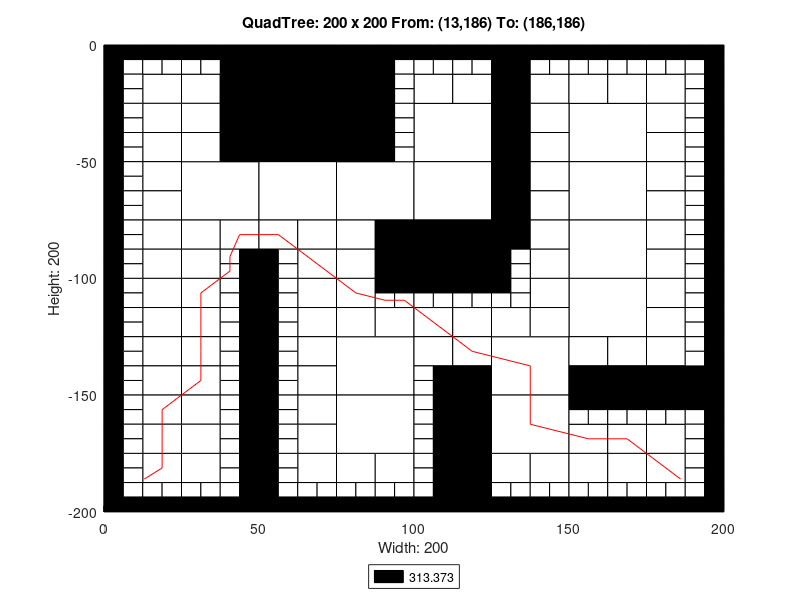

The MATLAB script that drew this image:
axis([0 200 -200 0]);
title('QuadTree: 200 x 200 From: (13,186) To: (186,186)');
xlabel('Width: 200');
ylabel('Height: 200');
rectangle('Position',[50 -25 25 25], 'FaceColor',[0 0 0]);
rectangle('Position',[50 -50 25 25], 'FaceColor',[0 0 0]);
rectangle('Position',[25 -75 25 25], 'FaceColor',[1 1 1]);
rectangle('Position',[50 -75 25 25], 'FaceColor',[1 1 1]);
rectangle('Position',[75 -75 25 25], 'FaceColor',[1 1 1]);
rectangle('Position',[100 -50 25 25], 'FaceColor',[1 1 1]);
rectangle('Position',[150 -50 25 25], 'FaceColor',[1 1 1]);
rectangle('Position',[100 -75 25 25], 'FaceColor',[1 1 1]);
rectangle('Position',[100 -100 25 25], 'FaceColor',[0 0 0]);
rectangle('Position',[150 -75 25 25], 'FaceColor',[1 1 1]);
rectangle('Position',[150 -100 25 25], 'FaceColor',[1 1 1]);
rectangle('Position',[75 -150 25 25], 'FaceColor',[1 1 1]);
rectangle('Position',[75 -175 25 25], 'FaceColor',[1 1 1]);
rectangle('Position',[125 -150 25 25], 'FaceColor',[1 1 1]);
rectangle('Position',[150 -125 25 25], 'FaceColor',[1 1 1]);
rectangle('Position',[125 -175 25 25], 'FaceColor',[1 1 1]);
rectangle('Position',[12.5 -25 12.5 12.5], 'FaceColor',[1 1 1]);
rectangle('Position',[37.5 -12.5 12.5 12.5], 'FaceColor',[0 0 0]);
rectangle('Position',[25 -25 12.5 12.5], 'FaceColor',[1 1 1]);
rectangle('Position',[37.5 -25 12.5 12.5], 'FaceColor',[0 0 0]);
rectangle('Position',[12.5 -37.5 12.5 12.5], 'FaceColor',[1 1 1]);
rectangle('Position',[12.5 -50 12.5 12.5], 'FaceColor',[1 1 1]);
rectangle('Position',[25 -37.5 12.5 12.5], 'FaceColor',[1 1 1]);
rectangle('Position',[37.5 -37.5 12.5 12.5], 'FaceColor',[0 0 0]);
rectangle('Position',[25 -50 12.5 12.5], 'FaceColor',[1 1 1]);
rectangle('Position',[37.5 -50 12.5 12.5], 'FaceColor',[0 0 0]);
rectangle('Position',[75 -12.5 12.5 12.5], 'FaceColor',[0 0 0]);
rectangle('Position',[75 -25 12.5 12.5], 'FaceColor',[0 0 0]);
rectangle('Position',[75 -37.5 12.5 12.5], 'FaceColor',[0 0 0]);
rectangle('Position',[75 -50 12.5 12.5], 'FaceColor',[0 0 0]);
rectangle('Position',[12.5 -62.5 12.5 12.5], 'FaceColor',[1 1 1]);
rectangle('Position',[12.5 -75 12.5 12.5], 'FaceColor',[1 1 1]);
rectangle('Position',[12.5 -87.5 12.5 12.5], 'FaceColor',[1 1 1]);
rectangle('Position',[12.5 -100 12.5 12.5], 'FaceColor',[1 1 1]);
rectangle('Position',[25 -87.5 12.5 12.5], 'FaceColor',[1 1 1]);
rectangle('Position',[37.5 -87.5 12.5 12.5], 'FaceColor',[1 1 1]);
rectangle('Position',[25 -100 12.5 12.5], 'FaceColor',[1 1 1]);
rectangle('Position',[50 -87.5 12.5 12.5], 'FaceColor',[1 1 1]);
rectangle('Position',[62.5 -87.5 12.5 12.5], 'FaceColor',[1 1 1]);
rectangle('Position',[62.5 -100 12.5 12.5], 'FaceColor',[1 1 1]);
rectangle('Position',[75 -87.5 12.5 12.5], 'FaceColor',[1 1 1]);
rectangle('Position',[87.5 -87.5 12.5 12.5], 'FaceColor',[0 0 0]);
rectangle('Position',[75 -100 12.5 12.5], 'FaceColor',[1 1 1]);
rectangle('Position',[87.5 -100 12.5 12.5], 'FaceColor',[0 0 0]);
rectangle('Position',[100 -25 12.5 12.5], 'FaceColor',[1 1 1]);
rectangle('Position',[112.5 -25 12.5 12.5], 'FaceColor',[1 1 1]);
rectangle('Position',[125 -12.5 12.5 12.5], 'FaceColor',[0 0 0]);
rectangle('Position',[125 -25 12.5 12.5], 'FaceColor',[0 0 0]);
rectangle('Position',[137.5 -25 12.5 12.5], 'FaceColor',[1 1 1]);
rectangle('Position',[125 -37.5 12.5 12.5], 'FaceColor',[0 0 0]);
rectangle('Position',[137.5 -37.5 12.5 12.5], 'FaceColor',[1 1 1]);
rectangle('Position',[125 -50 12.5 12.5], 'FaceColor',[0 0 0]);
rectangle('Position',[137.5 -50 12.5 12.5], 'FaceColor',[1 1 1]);
rectangle('Position',[150 -25 12.5 12.5], 'FaceColor',[1 1 1]);
rectangle('Position',[162.5 -25 12.5 12.5], 'FaceColor',[1 1 1]);
rectangle('Position',[175 -25 12.5 12.5], 'FaceColor',[1 1 1]);
rectangle('Position',[175 -37.5 12.5 12.5], 'FaceColor',[1 1 1]);
rectangle('Position',[175 -50 12.5 12.5], 'FaceColor',[1 1 1]);
rectangle('Position',[125 -62.5 12.5 12.5], 'FaceColor',[0 0 0]);
rectangle('Position',[137.5 -62.5 12.5 12.5], 'FaceColor',[1 1 1]);
rectangle('Position',[125 -75 12.5 12.5], 'FaceColor',[0 0 0]);
rectangle('Position',[137.5 -75 12.5 12.5], 'FaceColor',[1 1 1]);
rectangle('Position',[125 -87.5 12.5 12.5], 'FaceColor',[0 0 0]);
rectangle('Position',[137.5 -87.5 12.5 12.5], 'FaceColor',[1 1 1]);
rectangle('Position',[137.5 -100 12.5 12.5], 'FaceColor',[1 1 1]);
rectangle('Position',[175 -62.5 12.5 12.5], 'FaceColor',[1 1 1]);
rectangle('Position',[175 -75 12.5 12.5], 'FaceColor',[1 1 1]);
rectangle('Position',[175 -87.5 12.5 12.5], 'FaceColor',[1 1 1]);
rectangle('Position',[175 -100 12.5 12.5], 'FaceColor',[1 1 1]);
rectangle('Position',[12.5 -112.5 12.5 12.5], 'FaceColor',[1 1 1]);
rectangle('Position',[12.5 -125 12.5 12.5], 'FaceColor',[1 1 1]);
rectangle('Position',[25 -112.5 12.5 12.5], 'FaceColor',[1 1 1]);
rectangle('Position',[25 -125 12.5 12.5], 'FaceColor',[1 1 1]);
rectangle('Position',[12.5 -137.5 12.5 12.5], 'FaceColor',[1 1 1]);
rectangle('Position',[12.5 -150 12.5 12.5], 'FaceColor',[1 1 1]);
rectangle('Position',[25 -137.5 12.5 12.5], 'FaceColor',[1 1 1]);
rectangle('Position',[25 -150 12.5 12.5], 'FaceColor',[1 1 1]);
rectangle('Position',[62.5 -112.5 12.5 12.5], 'FaceColor',[1 1 1]);
rectangle('Position',[62.5 -125 12.5 12.5], 'FaceColor',[1 1 1]);
rectangle('Position',[75 -112.5 12.5 12.5], 'FaceColor',[1 1 1]);
rectangle('Position',[75 -125 12.5 12.5], 'FaceColor',[1 1 1]);
rectangle('Position',[87.5 -125 12.5 12.5], 'FaceColor',[1 1 1]);
rectangle('Position',[62.5 -137.5 12.5 12.5], 'FaceColor',[1 1 1]);
rectangle('Position',[62.5 -150 12.5 12.5], 'FaceColor',[1 1 1]);
rectangle('Position',[12.5 -162.5 12.5 12.5], 'FaceColor',[1 1 1]);
rectangle('Position',[12.5 -175 12.5 12.5], 'FaceColor',[1 1 1]);
rectangle('Position',[25 -162.5 12.5 12.5], 'FaceColor',[1 1 1]);
rectangle('Position',[25 -175 12.5 12.5], 'FaceColor',[1 1 1]);
rectangle('Position',[12.5 -187.5 12.5 12.5], 'FaceColor',[1 1 1]);
rectangle('Position',[25 -187.5 12.5 12.5], 'FaceColor',[1 1 1]);
rectangle('Position',[62.5 -162.5 12.5 12.5], 'FaceColor',[1 1 1]);
rectangle('Position',[62.5 -175 12.5 12.5], 'FaceColor',[1 1 1]);
rectangle('Position',[62.5 -187.5 12.5 12.5], 'FaceColor',[1 1 1]);
rectangle('Position',[75 -187.5 12.5 12.5], 'FaceColor',[1 1 1]);
rectangle('Position',[87.5 -187.5 12.5 12.5], 'FaceColor',[1 1 1]);
rectangle('Position',[100 -125 12.5 12.5], 'FaceColor',[1 1 1]);
rectangle('Position',[112.5 -125 12.5 12.5], 'FaceColor',[1 1 1]);
rectangle('Position',[137.5 -112.5 12.5 12.5], 'FaceColor',[1 1 1]);
rectangle('Position',[125 -125 12.5 12.5], 'FaceColor',[1 1 1]);
rectangle('Position',[137.5 -125 12.5 12.5], 'FaceColor',[1 1 1]);
rectangle('Position',[100 -137.5 12.5 12.5], 'FaceColor',[1 1 1]);
rectangle('Position',[112.5 -137.5 12.5 12.5], 'FaceColor',[1 1 1]);
rectangle('Position',[112.5 -150 12.5 12.5], 'FaceColor',[0 0 0]);
rectangle('Position',[175 -112.5 12.5 12.5], 'FaceColor',[1 1 1]);
rectangle('Position',[175 -125 12.5 12.5], 'FaceColor',[1 1 1]);
rectangle('Position',[150 -137.5 12.5 12.5], 'FaceColor',[1 1 1]);
rectangle('Position',[162.5 -137.5 12.5 12.5], 'FaceColor',[1 1 1]);
rectangle('Position',[150 -150 12.5 12.5], 'FaceColor',[0 0 0]);
rectangle('Position',[162.5 -150 12.5 12.5], 'FaceColor',[0 0 0]);
rectangle('Position',[175 -137.5 12.5 12.5], 'FaceColor',[1 1 1]);
rectangle('Position',[175 -150 12.5 12.5], 'FaceColor',[0 0 0]);
rectangle('Position',[187.5 -150 12.5 12.5], 'FaceColor',[0 0 0]);
rectangle('Position',[112.5 -162.5 12.5 12.5], 'FaceColor',[0 0 0]);
rectangle('Position',[112.5 -175 12.5 12.5], 'FaceColor',[0 0 0]);
rectangle('Position',[112.5 -187.5 12.5 12.5], 'FaceColor',[0 0 0]);
rectangle('Position',[112.5 -200 12.5 12.5], 'FaceColor',[0 0 0]);
rectangle('Position',[125 -187.5 12.5 12.5], 'FaceColor',[1 1 1]);
rectangle('Position',[137.5 -187.5 12.5 12.5], 'FaceColor',[1 1 1]);
rectangle('Position',[150 -175 12.5 12.5], 'FaceColor',[1 1 1]);
rectangle('Position',[162.5 -175 12.5 12.5], 'FaceColor',[1 1 1]);
rectangle('Position',[175 -175 12.5 12.5], 'FaceColor',[1 1 1]);
rectangle('Position',[150 -187.5 12.5 12.5], 'FaceColor',[1 1 1]);
rectangle('Position',[162.5 -187.5 12.5 12.5], 'FaceColor',[1 1 1]);
rectangle('Position',[175 -187.5 12.5 12.5], 'FaceColor',[1 1 1]);
rectangle('Position',[0 -6.25 6.25 6.25], 'FaceColor',[0 0 0]);
rectangle('Position',[6.25 -6.25 6.25 6.25], 'FaceColor',[0 0 0]);
rectangle('Position',[0 -12.5 6.25 6.25], 'FaceColor',[0 0 0]);
rectangle('Position',[6.25 -12.5 6.25 6.25], 'FaceColor',[1 1 1]);
rectangle('Position',[12.5 -6.25 6.25 6.25], 'FaceColor',[0 0 0]);
rectangle('Position',[18.75 -6.25 6.25 6.25], 'FaceColor',[0 0 0]);
rectangle('Position',[12.5 -12.5 6.25 6.25], 'FaceColor',[1 1 1]);
rectangle('Position',[18.75 -12.5 6.25 6.25], 'FaceColor',[1 1 1]);
rectangle('Position',[0 -18.75 6.25 6.25], 'FaceColor',[0 0 0]);
rectangle('Position',[6.25 -18.75 6.25 6.25], 'FaceColor',[1 1 1]);
rectangle('Position',[0 -25 6.25 6.25], 'FaceColor',[0 0 0]);
rectangle('Position',[6.25 -25 6.25 6.25], 'FaceColor',[1 1 1]);
rectangle('Position',[25 -6.25 6.25 6.25], 'FaceColor',[0 0 0]);
rectangle('Position',[31.25 -6.25 6.25 6.25], 'FaceColor',[0 0 0]);
rectangle('Position',[25 -12.5 6.25 6.25], 'FaceColor',[1 1 1]);
rectangle('Position',[31.25 -12.5 6.25 6.25], 'FaceColor',[1 1 1]);
rectangle('Position',[0 -31.25 6.25 6.25], 'FaceColor',[0 0 0]);
rectangle('Position',[6.25 -31.25 6.25 6.25], 'FaceColor',[1 1 1]);
rectangle('Position',[0 -37.5 6.25 6.25], 'FaceColor',[0 0 0]);
rectangle('Position',[6.25 -37.5 6.25 6.25], 'FaceColor',[1 1 1]);
rectangle('Position',[0 -43.75 6.25 6.25], 'FaceColor',[0 0 0]);
rectangle('Position',[6.25 -43.75 6.25 6.25], 'FaceColor',[1 1 1]);
rectangle('Position',[0 -50 6.25 6.25], 'FaceColor',[0 0 0]);
rectangle('Position',[6.25 -50 6.25 6.25], 'FaceColor',[1 1 1]);
rectangle('Position',[87.5 -6.25 6.25 6.25], 'FaceColor',[0 0 0]);
rectangle('Position',[93.75 -6.25 6.25 6.25], 'FaceColor',[0 0 0]);
rectangle('Position',[87.5 -12.5 6.25 6.25], 'FaceColor',[0 0 0]);
rectangle('Position',[93.75 -12.5 6.25 6.25], 'FaceColor',[1 1 1]);
rectangle('Position',[87.5 -18.75 6.25 6.25], 'FaceColor',[0 0 0]);
rectangle('Position',[93.75 -18.75 6.25 6.25], 'FaceColor',[1 1 1]);
rectangle('Position',[87.5 -25 6.25 6.25], 'FaceColor',[0 0 0]);
rectangle('Position',[93.75 -25 6.25 6.25], 'FaceColor',[1 1 1]);
rectangle('Position',[87.5 -31.25 6.25 6.25], 'FaceColor',[0 0 0]);
rectangle('Position',[93.75 -31.25 6.25 6.25], 'FaceColor',[1 1 1]);
rectangle('Position',[87.5 -37.5 6.25 6.25], 'FaceColor',[0 0 0]);
rectangle('Position',[93.75 -37.5 6.25 6.25], 'FaceColor',[1 1 1]);
rectangle('Position',[87.5 -43.75 6.25 6.25], 'FaceColor',[0 0 0]);
rectangle('Position',[93.75 -43.75 6.25 6.25], 'FaceColor',[1 1 1]);
rectangle('Position',[87.5 -50 6.25 6.25], 'FaceColor',[0 0 0]);
rectangle('Position',[93.75 -50 6.25 6.25], 'FaceColor',[1 1 1]);
rectangle('Position',[0 -56.25 6.25 6.25], 'FaceColor',[0 0 0]);
rectangle('Position',[6.25 -56.25 6.25 6.25], 'FaceColor',[1 1 1]);
rectangle('Position',[0 -62.5 6.25 6.25], 'FaceColor',[0 0 0]);
rectangle('Position',[6.25 -62.5 6.25 6.25], 'FaceColor',[1 1 1]);
rectangle('Position',[0 -68.75 6.25 6.25], 'FaceColor',[0 0 0]);
rectangle('Position',[6.25 -68.75 6.25 6.25], 'FaceColor',[1 1 1]);
rectangle('Position',[0 -75 6.25 6.25], 'FaceColor',[0 0 0]);
rectangle('Position',[6.25 -75 6.25 6.25], 'FaceColor',[1 1 1]);
rectangle('Position',[0 -81.25 6.25 6.25], 'FaceColor',[0 0 0]);
rectangle('Position',[6.25 -81.25 6.25 6.25], 'FaceColor',[1 1 1]);
rectangle('Position',[0 -87.5 6.25 6.25], 'FaceColor',[0 0 0]);
rectangle('Position',[6.25 -87.5 6.25 6.25], 'FaceColor',[1 1 1]);
rectangle('Position',[0 -93.75 6.25 6.25], 'FaceColor',[0 0 0]);
rectangle('Position',[6.25 -93.75 6.25 6.25], 'FaceColor',[1 1 1]);
rectangle('Position',[0 -100 6.25 6.25], 'FaceColor',[0 0 0]);
rectangle('Position',[6.25 -100 6.25 6.25], 'FaceColor',[1 1 1]);
rectangle('Position',[37.5 -93.75 6.25 6.25], 'FaceColor',[1 1 1]);
rectangle('Position',[43.75 -93.75 6.25 6.25], 'FaceColor',[0 0 0]);
rectangle('Position',[37.5 -100 6.25 6.25], 'FaceColor',[1 1 1]);
rectangle('Position',[43.75 -100 6.25 6.25], 'FaceColor',[0 0 0]);
rectangle('Position',[50 -93.75 6.25 6.25], 'FaceColor',[0 0 0]);
rectangle('Position',[56.25 -93.75 6.25 6.25], 'FaceColor',[1 1 1]);
rectangle('Position',[50 -100 6.25 6.25], 'FaceColor',[0 0 0]);
rectangle('Position',[56.25 -100 6.25 6.25], 'FaceColor',[1 1 1]);
rectangle('Position',[100 -6.25 6.25 6.25], 'FaceColor',[0 0 0]);
rectangle('Position',[106.25 -6.25 6.25 6.25], 'FaceColor',[0 0 0]);
rectangle('Position',[100 -12.5 6.25 6.25], 'FaceColor',[1 1 1]);
rectangle('Position',[106.25 -12.5 6.25 6.25], 'FaceColor',[1 1 1]);
rectangle('Position',[112.5 -6.25 6.25 6.25], 'FaceColor',[0 0 0]);
rectangle('Position',[118.75 -6.25 6.25 6.25], 'FaceColor',[0 0 0]);
rectangle('Position',[112.5 -12.5 6.25 6.25], 'FaceColor',[1 1 1]);
rectangle('Position',[118.75 -12.5 6.25 6.25], 'FaceColor',[1 1 1]);
rectangle('Position',[137.5 -6.25 6.25 6.25], 'FaceColor',[0 0 0]);
rectangle('Position',[143.75 -6.25 6.25 6.25], 'FaceColor',[0 0 0]);
rectangle('Position',[137.5 -12.5 6.25 6.25], 'FaceColor',[1 1 1]);
rectangle('Position',[143.75 -12.5 6.25 6.25], 'FaceColor',[1 1 1]);
rectangle('Position',[150 -6.25 6.25 6.25], 'FaceColor',[0 0 0]);
rectangle('Position',[156.25 -6.25 6.25 6.25], 'FaceColor',[0 0 0]);
rectangle('Position',[150 -12.5 6.25 6.25], 'FaceColor',[1 1 1]);
rectangle('Position',[156.25 -12.5 6.25 6.25], 'FaceColor',[1 1 1]);
rectangle('Position',[162.5 -6.25 6.25 6.25], 'FaceColor',[0 0 0]);
rectangle('Position',[168.75 -6.25 6.25 6.25], 'FaceColor',[0 0 0]);
rectangle('Position',[162.5 -12.5 6.25 6.25], 'FaceColor',[1 1 1]);
rectangle('Position',[168.75 -12.5 6.25 6.25], 'FaceColor',[1 1 1]);
rectangle('Position',[175 -6.25 6.25 6.25], 'FaceColor',[0 0 0]);
rectangle('Position',[181.25 -6.25 6.25 6.25], 'FaceColor',[0 0 0]);
rectangle('Position',[175 -12.5 6.25 6.25], 'FaceColor',[1 1 1]);
rectangle('Position',[181.25 -12.5 6.25 6.25], 'FaceColor',[1 1 1]);
rectangle('Position',[187.5 -6.25 6.25 6.25], 'FaceColor',[0 0 0]);
rectangle('Position',[193.75 -6.25 6.25 6.25], 'FaceColor',[0 0 0]);
rectangle('Position',[187.5 -12.5 6.25 6.25], 'FaceColor',[1 1 1]);
rectangle('Position',[193.75 -12.5 6.25 6.25], 'FaceColor',[0 0 0]);
rectangle('Position',[187.5 -18.75 6.25 6.25], 'FaceColor',[1 1 1]);
rectangle('Position',[193.75 -18.75 6.25 6.25], 'FaceColor',[0 0 0]);
rectangle('Position',[187.5 -25 6.25 6.25], 'FaceColor',[1 1 1]);
rectangle('Position',[193.75 -25 6.25 6.25], 'FaceColor',[0 0 0]);
rectangle('Position',[187.5 -31.25 6.25 6.25], 'FaceColor',[1 1 1]);
rectangle('Position',[193.75 -31.25 6.25 6.25], 'FaceColor',[0 0 0]);
rectangle('Position',[187.5 -37.5 6.25 6.25], 'FaceColor',[1 1 1]);
rectangle('Position',[193.75 -37.5 6.25 6.25], 'FaceColor',[0 0 0]);
rectangle('Position',[187.5 -43.75 6.25 6.25], 'FaceColor',[1 1 1]);
rectangle('Position',[193.75 -43.75 6.25 6.25], 'FaceColor',[0 0 0]);
rectangle('Position',[187.5 -50 6.25 6.25], 'FaceColor',[1 1 1]);
rectangle('Position',[193.75 -50 6.25 6.25], 'FaceColor',[0 0 0]);
rectangle('Position',[125 -93.75 6.25 6.25], 'FaceColor',[0 0 0]);
rectangle('Position',[131.25 -93.75 6.25 6.25], 'FaceColor',[1 1 1]);
rectangle('Position',[125 -100 6.25 6.25], 'FaceColor',[0 0 0]);
rectangle('Position',[131.25 -100 6.25 6.25], 'FaceColor',[1 1 1]);
rectangle('Position',[187.5 -56.25 6.25 6.25], 'FaceColor',[1 1 1]);
rectangle('Position',[193.75 -56.25 6.25 6.25], 'FaceColor',[0 0 0]);
rectangle('Position',[187.5 -62.5 6.25 6.25], 'FaceColor',[1 1 1]);
rectangle('Position',[193.75 -62.5 6.25 6.25], 'FaceColor',[0 0 0]);
rectangle('Position',[187.5 -68.75 6.25 6.25], 'FaceColor',[1 1 1]);
rectangle('Position',[193.75 -68.75 6.25 6.25], 'FaceColor',[0 0 0]);
rectangle('Position',[187.5 -75 6.25 6.25], 'FaceColor',[1 1 1]);
rectangle('Position',[193.75 -75 6.25 6.25], 'FaceColor',[0 0 0]);
rectangle('Position',[187.5 -81.25 6.25 6.25], 'FaceColor',[1 1 1]);
rectangle('Position',[193.75 -81.25 6.25 6.25], 'FaceColor',[0 0 0]);
rectangle('Position',[187.5 -87.5 6.25 6.25], 'FaceColor',[1 1 1]);
rectangle('Position',[193.75 -87.5 6.25 6.25], 'FaceColor',[0 0 0]);
rectangle('Position',[187.5 -93.75 6.25 6.25], 'FaceColor',[1 1 1]);
rectangle('Position',[193.75 -93.75 6.25 6.25], 'FaceColor',[0 0 0]);
rectangle('Position',[187.5 -100 6.25 6.25], 'FaceColor',[1 1 1]);
rectangle('Position',[193.75 -100 6.25 6.25], 'FaceColor',[0 0 0]);
rectangle('Position',[0 -106.25 6.25 6.25], 'FaceColor',[0 0 0]);
rectangle('Position',[6.25 -106.25 6.25 6.25], 'FaceColor',[1 1 1]);
rectangle('Position',[0 -112.5 6.25 6.25], 'FaceColor',[0 0 0]);
rectangle('Position',[6.25 -112.5 6.25 6.25], 'FaceColor',[1 1 1]);
rectangle('Position',[0 -118.75 6.25 6.25], 'FaceColor',[0 0 0]);
rectangle('Position',[6.25 -118.75 6.25 6.25], 'FaceColor',[1 1 1]);
rectangle('Position',[0 -125 6.25 6.25], 'FaceColor',[0 0 0]);
rectangle('Position',[6.25 -125 6.25 6.25], 'FaceColor',[1 1 1]);
rectangle('Position',[37.5 -106.25 6.25 6.25], 'FaceColor',[1 1 1]);
rectangle('Position',[43.75 -106.25 6.25 6.25], 'FaceColor',[0 0 0]);
rectangle('Position',[37.5 -112.5 6.25 6.25], 'FaceColor',[1 1 1]);
rectangle('Position',[43.75 -112.5 6.25 6.25], 'FaceColor',[0 0 0]);
rectangle('Position',[37.5 -118.75 6.25 6.25], 'FaceColor',[1 1 1]);
rectangle('Position',[43.75 -118.75 6.25 6.25], 'FaceColor',[0 0 0]);
rectangle('Position',[37.5 -125 6.25 6.25], 'FaceColor',[1 1 1]);
rectangle('Position',[43.75 -125 6.25 6.25], 'FaceColor',[0 0 0]);
rectangle('Position',[0 -131.25 6.25 6.25], 'FaceColor',[0 0 0]);
rectangle('Position',[6.25 -131.25 6.25 6.25], 'FaceColor',[1 1 1]);
rectangle('Position',[0 -137.5 6.25 6.25], 'FaceColor',[0 0 0]);
rectangle('Position',[6.25 -137.5 6.25 6.25], 'FaceColor',[1 1 1]);
rectangle('Position',[0 -143.75 6.25 6.25], 'FaceColor',[0 0 0]);
rectangle('Position',[6.25 -143.75 6.25 6.25], 'FaceColor',[1 1 1]);
rectangle('Position',[0 -150 6.25 6.25], 'FaceColor',[0 0 0]);
rectangle('Position',[6.25 -150 6.25 6.25], 'FaceColor',[1 1 1]);
rectangle('Position',[37.5 -131.25 6.25 6.25], 'FaceColor',[1 1 1]);
rectangle('Position',[43.75 -131.25 6.25 6.25], 'FaceColor',[0 0 0]);
rectangle('Position',[37.5 -137.5 6.25 6.25], 'FaceColor',[1 1 1]);
rectangle('Position',[43.75 -137.5 6.25 6.25], 'FaceColor',[0 0 0]);
rectangle('Position',[37.5 -143.75 6.25 6.25], 'FaceColor',[1 1 1]);
rectangle('Position',[43.75 -143.75 6.25 6.25], 'FaceColor',[0 0 0]);
rectangle('Position',[37.5 -150 6.25 6.25], 'FaceColor',[1 1 1]);
rectangle('Position',[43.75 -150 6.25 6.25], 'FaceColor',[0 0 0]);
rectangle('Position',[50 -106.25 6.25 6.25], 'FaceColor',[0 0 0]);
rectangle('Position',[56.25 -106.25 6.25 6.25], 'FaceColor',[1 1 1]);
rectangle('Position',[50 -112.5 6.25 6.25], 'FaceColor',[0 0 0]);
rectangle('Position',[56.25 -112.5 6.25 6.25], 'FaceColor',[1 1 1]);
rectangle('Position',[50 -118.75 6.25 6.25], 'FaceColor',[0 0 0]);
rectangle('Position',[56.25 -118.75 6.25 6.25], 'FaceColor',[1 1 1]);
rectangle('Position',[50 -125 6.25 6.25], 'FaceColor',[0 0 0]);
rectangle('Position',[56.25 -125 6.25 6.25], 'FaceColor',[1 1 1]);
rectangle('Position',[87.5 -106.25 6.25 6.25], 'FaceColor',[0 0 0]);
rectangle('Position',[93.75 -106.25 6.25 6.25], 'FaceColor',[0 0 0]);
rectangle('Position',[87.5 -112.5 6.25 6.25], 'FaceColor',[1 1 1]);
rectangle('Position',[93.75 -112.5 6.25 6.25], 'FaceColor',[1 1 1]);
rectangle('Position',[50 -131.25 6.25 6.25], 'FaceColor',[0 0 0]);
rectangle('Position',[56.25 -131.25 6.25 6.25], 'FaceColor',[1 1 1]);
rectangle('Position',[50 -137.5 6.25 6.25], 'FaceColor',[0 0 0]);
rectangle('Position',[56.25 -137.5 6.25 6.25], 'FaceColor',[1 1 1]);
rectangle('Position',[50 -143.75 6.25 6.25], 'FaceColor',[0 0 0]);
rectangle('Position',[56.25 -143.75 6.25 6.25], 'FaceColor',[1 1 1]);
rectangle('Position',[50 -150 6.25 6.25], 'FaceColor',[0 0 0]);
rectangle('Position',[56.25 -150 6.25 6.25], 'FaceColor',[1 1 1]);
rectangle('Position',[0 -156.25 6.25 6.25], 'FaceColor',[0 0 0]);
rectangle('Position',[6.25 -156.25 6.25 6.25], 'FaceColor',[1 1 1]);
rectangle('Position',[0 -162.5 6.25 6.25], 'FaceColor',[0 0 0]);
rectangle('Position',[6.25 -162.5 6.25 6.25], 'FaceColor',[1 1 1]);
rectangle('Position',[0 -168.75 6.25 6.25], 'FaceColor',[0 0 0]);
rectangle('Position',[6.25 -168.75 6.25 6.25], 'FaceColor',[1 1 1]);
rectangle('Position',[0 -175 6.25 6.25], 'FaceColor',[0 0 0]);
rectangle('Position',[6.25 -175 6.25 6.25], 'FaceColor',[1 1 1]);
rectangle('Position',[37.5 -156.25 6.25 6.25], 'FaceColor',[1 1 1]);
rectangle('Position',[43.75 -156.25 6.25 6.25], 'FaceColor',[0 0 0]);
rectangle('Position',[37.5 -162.5 6.25 6.25], 'FaceColor',[1 1 1]);
rectangle('Position',[43.75 -162.5 6.25 6.25], 'FaceColor',[0 0 0]);
rectangle('Position',[37.5 -168.75 6.25 6.25], 'FaceColor',[1 1 1]);
rectangle('Position',[43.75 -168.75 6.25 6.25], 'FaceColor',[0 0 0]);
rectangle('Position',[37.5 -175 6.25 6.25], 'FaceColor',[1 1 1]);
rectangle('Position',[43.75 -175 6.25 6.25], 'FaceColor',[0 0 0]);
rectangle('Position',[0 -181.25 6.25 6.25], 'FaceColor',[0 0 0]);
rectangle('Position',[6.25 -181.25 6.25 6.25], 'FaceColor',[1 1 1]);
rectangle('Position',[0 -187.5 6.25 6.25], 'FaceColor',[0 0 0]);
rectangle('Position',[6.25 -187.5 6.25 6.25], 'FaceColor',[1 1 1]);
rectangle('Position',[0 -193.75 6.25 6.25], 'FaceColor',[0 0 0]);
rectangle('Position',[6.25 -193.75 6.25 6.25], 'FaceColor',[1 1 1]);
rectangle('Position',[0 -200 6.25 6.25], 'FaceColor',[0 0 0]);
rectangle('Position',[6.25 -200 6.25 6.25], 'FaceColor',[0 0 0]);
rectangle('Position',[12.5 -193.75 6.25 6.25], 'FaceColor',[1 1 1]);
rectangle('Position',[18.75 -193.75 6.25 6.25], 'FaceColor',[1 1 1]);
rectangle('Position',[12.5 -200 6.25 6.25], 'FaceColor',[0 0 0]);
rectangle('Position',[18.75 -200 6.25 6.25], 'FaceColor',[0 0 0]);
rectangle('Position',[37.5 -181.25 6.25 6.25], 'FaceColor',[1 1 1]);
rectangle('Position',[43.75 -181.25 6.25 6.25], 'FaceColor',[0 0 0]);
rectangle('Position',[37.5 -187.5 6.25 6.25], 'FaceColor',[1 1 1]);
rectangle('Position',[43.75 -187.5 6.25 6.25], 'FaceColor',[0 0 0]);
rectangle('Position',[25 -193.75 6.25 6.25], 'FaceColor',[1 1 1]);
rectangle('Position',[31.25 -193.75 6.25 6.25], 'FaceColor',[1 1 1]);
rectangle('Position',[25 -200 6.25 6.25], 'FaceColor',[0 0 0]);
rectangle('Position',[31.25 -200 6.25 6.25], 'FaceColor',[0 0 0]);
rectangle('Position',[37.5 -193.75 6.25 6.25], 'FaceColor',[1 1 1]);
rectangle('Position',[43.75 -193.75 6.25 6.25], 'FaceColor',[0 0 0]);
rectangle('Position',[37.5 -200 6.25 6.25], 'FaceColor',[0 0 0]);
rectangle('Position',[43.75 -200 6.25 6.25], 'FaceColor',[0 0 0]);
rectangle('Position',[50 -156.25 6.25 6.25], 'FaceColor',[0 0 0]);
rectangle('Position',[56.25 -156.25 6.25 6.25], 'FaceColor',[1 1 1]);
rectangle('Position',[50 -162.5 6.25 6.25], 'FaceColor',[0 0 0]);
rectangle('Position',[56.25 -162.5 6.25 6.25], 'FaceColor',[1 1 1]);
rectangle('Position',[50 -168.75 6.25 6.25], 'FaceColor',[0 0 0]);
rectangle('Position',[56.25 -168.75 6.25 6.25], 'FaceColor',[1 1 1]);
rectangle('Position',[50 -175 6.25 6.25], 'FaceColor',[0 0 0]);
rectangle('Position',[56.25 -175 6.25 6.25], 'FaceColor',[1 1 1]);
rectangle('Position',[50 -181.25 6.25 6.25], 'FaceColor',[0 0 0]);
rectangle('Position',[56.25 -181.25 6.25 6.25], 'FaceColor',[1 1 1]);
rectangle('Position',[50 -187.5 6.25 6.25], 'FaceColor',[0 0 0]);
rectangle('Position',[56.25 -187.5 6.25 6.25], 'FaceColor',[1 1 1]);
rectangle('Position',[50 -193.75 6.25 6.25], 'FaceColor',[0 0 0]);
rectangle('Position',[56.25 -193.75 6.25 6.25], 'FaceColor',[1 1 1]);
rectangle('Position',[50 -200 6.25 6.25], 'FaceColor',[0 0 0]);
rectangle('Position',[56.25 -200 6.25 6.25], 'FaceColor',[0 0 0]);
rectangle('Position',[62.5 -193.75 6.25 6.25], 'FaceColor',[1 1 1]);
rectangle('Position',[68.75 -193.75 6.25 6.25], 'FaceColor',[1 1 1]);
rectangle('Position',[62.5 -200 6.25 6.25], 'FaceColor',[0 0 0]);
rectangle('Position',[68.75 -200 6.25 6.25], 'FaceColor',[0 0 0]);
rectangle('Position',[75 -193.75 6.25 6.25], 'FaceColor',[1 1 1]);
rectangle('Position',[81.25 -193.75 6.25 6.25], 'FaceColor',[1 1 1]);
rectangle('Position',[75 -200 6.25 6.25], 'FaceColor',[0 0 0]);
rectangle('Position',[81.25 -200 6.25 6.25], 'FaceColor',[0 0 0]);
rectangle('Position',[87.5 -193.75 6.25 6.25], 'FaceColor',[1 1 1]);
rectangle('Position',[93.75 -193.75 6.25 6.25], 'FaceColor',[1 1 1]);
rectangle('Position',[87.5 -200 6.25 6.25], 'FaceColor',[0 0 0]);
rectangle('Position',[93.75 -200 6.25 6.25], 'FaceColor',[0 0 0]);
rectangle('Position',[100 -106.25 6.25 6.25], 'FaceColor',[0 0 0]);
rectangle('Position',[106.25 -106.25 6.25 6.25], 'FaceColor',[0 0 0]);
rectangle('Position',[100 -112.5 6.25 6.25], 'FaceColor',[1 1 1]);
rectangle('Position',[106.25 -112.5 6.25 6.25], 'FaceColor',[1 1 1]);
rectangle('Position',[112.5 -106.25 6.25 6.25], 'FaceColor',[0 0 0]);
rectangle('Position',[118.75 -106.25 6.25 6.25], 'FaceColor',[0 0 0]);
rectangle('Position',[112.5 -112.5 6.25 6.25], 'FaceColor',[1 1 1]);
rectangle('Position',[118.75 -112.5 6.25 6.25], 'FaceColor',[1 1 1]);
rectangle('Position',[125 -106.25 6.25 6.25], 'FaceColor',[0 0 0]);
rectangle('Position',[131.25 -106.25 6.25 6.25], 'FaceColor',[1 1 1]);
rectangle('Position',[125 -112.5 6.25 6.25], 'FaceColor',[1 1 1]);
rectangle('Position',[131.25 -112.5 6.25 6.25], 'FaceColor',[1 1 1]);
rectangle('Position',[100 -143.75 6.25 6.25], 'FaceColor',[1 1 1]);
rectangle('Position',[106.25 -143.75 6.25 6.25], 'FaceColor',[0 0 0]);
rectangle('Position',[100 -150 6.25 6.25], 'FaceColor',[1 1 1]);
rectangle('Position',[106.25 -150 6.25 6.25], 'FaceColor',[0 0 0]);
rectangle('Position',[187.5 -106.25 6.25 6.25], 'FaceColor',[1 1 1]);
rectangle('Position',[193.75 -106.25 6.25 6.25], 'FaceColor',[0 0 0]);
rectangle('Position',[187.5 -112.5 6.25 6.25], 'FaceColor',[1 1 1]);
rectangle('Position',[193.75 -112.5 6.25 6.25], 'FaceColor',[0 0 0]);
rectangle('Position',[187.5 -118.75 6.25 6.25], 'FaceColor',[1 1 1]);
rectangle('Position',[193.75 -118.75 6.25 6.25], 'FaceColor',[0 0 0]);
rectangle('Position',[187.5 -125 6.25 6.25], 'FaceColor',[1 1 1]);
rectangle('Position',[193.75 -125 6.25 6.25], 'FaceColor',[0 0 0]);
rectangle('Position',[187.5 -131.25 6.25 6.25], 'FaceColor',[1 1 1]);
rectangle('Position',[193.75 -131.25 6.25 6.25], 'FaceColor',[0 0 0]);
rectangle('Position',[187.5 -137.5 6.25 6.25], 'FaceColor',[1 1 1]);
rectangle('Position',[193.75 -137.5 6.25 6.25], 'FaceColor',[0 0 0]);
rectangle('Position',[100 -156.25 6.25 6.25], 'FaceColor',[1 1 1]);
rectangle('Position',[106.25 -156.25 6.25 6.25], 'FaceColor',[0 0 0]);
rectangle('Position',[100 -162.5 6.25 6.25], 'FaceColor',[1 1 1]);
rectangle('Position',[106.25 -162.5 6.25 6.25], 'FaceColor',[0 0 0]);
rectangle('Position',[100 -168.75 6.25 6.25], 'FaceColor',[1 1 1]);
rectangle('Position',[106.25 -168.75 6.25 6.25], 'FaceColor',[0 0 0]);
rectangle('Position',[100 -175 6.25 6.25], 'FaceColor',[1 1 1]);
rectangle('Position',[106.25 -175 6.25 6.25], 'FaceColor',[0 0 0]);
rectangle('Position',[100 -181.25 6.25 6.25], 'FaceColor',[1 1 1]);
rectangle('Position',[106.25 -181.25 6.25 6.25], 'FaceColor',[0 0 0]);
rectangle('Position',[100 -187.5 6.25 6.25], 'FaceColor',[1 1 1]);
rectangle('Position',[106.25 -187.5 6.25 6.25], 'FaceColor',[0 0 0]);
rectangle('Position',[100 -193.75 6.25 6.25], 'FaceColor',[1 1 1]);
rectangle('Position',[106.25 -193.75 6.25 6.25], 'FaceColor',[0 0 0]);
rectangle('Position',[100 -200 6.25 6.25], 'FaceColor',[0 0 0]);
rectangle('Position',[106.25 -200 6.25 6.25], 'FaceColor',[0 0 0]);
rectangle('Position',[125 -193.75 6.25 6.25], 'FaceColor',[1 1 1]);
rectangle('Position',[131.25 -193.75 6.25 6.25], 'FaceColor',[1 1 1]);
rectangle('Position',[125 -200 6.25 6.25], 'FaceColor',[0 0 0]);
rectangle('Position',[131.25 -200 6.25 6.25], 'FaceColor',[0 0 0]);
rectangle('Position',[137.5 -193.75 6.25 6.25], 'FaceColor',[1 1 1]);
rectangle('Position',[143.75 -193.75 6.25 6.25], 'FaceColor',[1 1 1]);
rectangle('Position',[137.5 -200 6.25 6.25], 'FaceColor',[0 0 0]);
rectangle('Position',[143.75 -200 6.25 6.25], 'FaceColor',[0 0 0]);
rectangle('Position',[150 -156.25 6.25 6.25], 'FaceColor',[0 0 0]);
rectangle('Position',[156.25 -156.25 6.25 6.25], 'FaceColor',[0 0 0]);
rectangle('Position',[150 -162.5 6.25 6.25], 'FaceColor',[1 1 1]);
rectangle('Position',[156.25 -162.5 6.25 6.25], 'FaceColor',[1 1 1]);
rectangle('Position',[162.5 -156.25 6.25 6.25], 'FaceColor',[0 0 0]);
rectangle('Position',[168.75 -156.25 6.25 6.25], 'FaceColor',[0 0 0]);
rectangle('Position',[162.5 -162.5 6.25 6.25], 'FaceColor',[1 1 1]);
rectangle('Position',[168.75 -162.5 6.25 6.25], 'FaceColor',[1 1 1]);
rectangle('Position',[175 -156.25 6.25 6.25], 'FaceColor',[0 0 0]);
rectangle('Position',[181.25 -156.25 6.25 6.25], 'FaceColor',[0 0 0]);
rectangle('Position',[175 -162.5 6.25 6.25], 'FaceColor',[1 1 1]);
rectangle('Position',[181.25 -162.5 6.25 6.25], 'FaceColor',[1 1 1]);
rectangle('Position',[187.5 -156.25 6.25 6.25], 'FaceColor',[0 0 0]);
rectangle('Position',[193.75 -156.25 6.25 6.25], 'FaceColor',[0 0 0]);
rectangle('Position',[187.5 -162.5 6.25 6.25], 'FaceColor',[1 1 1]);
rectangle('Position',[193.75 -162.5 6.25 6.25], 'FaceColor',[0 0 0]);
rectangle('Position',[187.5 -168.75 6.25 6.25], 'FaceColor',[1 1 1]);
rectangle('Position',[193.75 -168.75 6.25 6.25], 'FaceColor',[0 0 0]);
rectangle('Position',[187.5 -175 6.25 6.25], 'FaceColor',[1 1 1]);
rectangle('Position',[193.75 -175 6.25 6.25], 'FaceColor',[0 0 0]);
rectangle('Position',[150 -193.75 6.25 6.25], 'FaceColor',[1 1 1]);
rectangle('Position',[156.25 -193.75 6.25 6.25], 'FaceColor',[1 1 1]);
rectangle('Position',[150 -200 6.25 6.25], 'FaceColor',[0 0 0]);
rectangle('Position',[156.25 -200 6.25 6.25], 'FaceColor',[0 0 0]);
rectangle('Position',[162.5 -193.75 6.25 6.25], 'FaceColor',[1 1 1]);
rectangle('Position',[168.75 -193.75 6.25 6.25], 'FaceColor',[1 1 1]);
rectangle('Position',[162.5 -200 6.25 6.25], 'FaceColor',[0 0 0]);
rectangle('Position',[168.75 -200 6.25 6.25], 'FaceColor',[0 0 0]);
rectangle('Position',[187.5 -181.25 6.25 6.25], 'FaceColor',[1 1 1]);
rectangle('Position',[193.75 -181.25 6.25 6.25], 'FaceColor',[0 0 0]);
rectangle('Position',[187.5 -187.5 6.25 6.25], 'FaceColor',[1 1 1]);
rectangle('Position',[193.75 -187.5 6.25 6.25], 'FaceColor',[0 0 0]);
rectangle('Position',[175 -193.75 6.25 6.25], 'FaceColor',[1 1 1]);
rectangle('Position',[181.25 -193.75 6.25 6.25], 'FaceColor',[1 1 1]);
rectangle('Position',[175 -200 6.25 6.25], 'FaceColor',[0 0 0]);
rectangle('Position',[181.25 -200 6.25 6.25], 'FaceColor',[0 0 0]);
rectangle('Position',[187.5 -193.75 6.25 6.25], 'FaceColor',[1 1 1]);
rectangle('Position',[193.75 -193.75 6.25 6.25], 'FaceColor',[0 0 0]);
rectangle('Position',[187.5 -200 6.25 6.25], 'FaceColor',[0 0 0]);
rectangle('Position',[193.75 -200 6.25 6.25], 'FaceColor',[0 0 0]);
X=[186,181.25,168.75,156.25,137.5,137.5,118.75,106.25,96.875,90.625,81.25,68.75,56.25,43.75,40.625,40.625,31.25,31.25,31.25,31.25,18.75,18.75,18.75,13];
Y=[-186,-181.25,-168.75,-168.75,-162.5,-137.5,-131.25,-118.75,-109.375,-109.375,-106.25,-93.75,-81.25,-81.25,-90.625,-96.875,-106.25,-118.75,-131.25,-143.75,-156.25,-168.75,-181.25,-186];
hold on;
plot(X,Y,'r');
legend('313.373','Location','southoutside');
